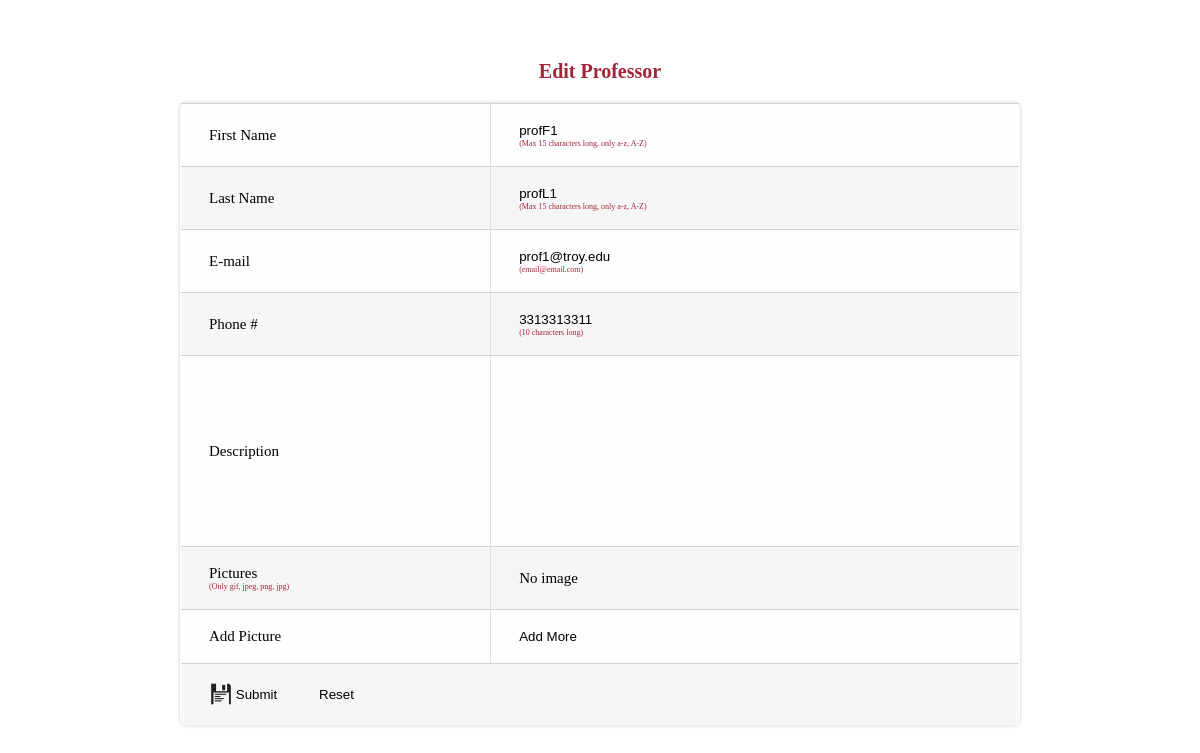
Screenshot of /admin/editProf.php?id=1 (signed in) with the database file from the repository.
### tables this page shows
CREATE TABLE `troy_professors` (
  `id` int(10) unsigned NOT NULL AUTO_INCREMENT,
  `profFirstName` varchar(55) NOT NULL ,
  `profLastName` varchar(55) NOT NULL,
  `profEmail` varchar(55) NOT NULL,
  `profPhoneNum` varchar(55) NOT NULL,
  `profDesc` varchar(255) NULL,
  PRIMARY KEY (`id`)
);

### lib/mysql.func.php (called while the page is built, shortened)
<?php
function fetchOne($sql,$result_type=MYSQLI_ASSOC){
    $link=mysqli_connect(DB_HOST,DB_USER,DB_PWD,DB_DBNAME) or die("Connect MySQL Fail:".mysqli_errno($link).":".mysqli_errno($link));
    $result=mysqli_query($link,$sql);
    $row=mysqli_fetch_array($result,$result_type);
    return $row;
}
function fetchAll($sql,$result_type=MYSQLI_ASSOC){
    $link=mysqli_connect(DB_HOST,DB_USER,DB_PWD,DB_DBNAME) or die("Connect MySQL Fail:".mysqli_errno($link).":".mysqli_errno($link));
    $result=mysqli_query($link,$sql);
    while(@$row=mysqli_fetch_array($result,$result_type)){
        $rows[]=$row;
    }
    return $rows;
}

### core/professor.inc.php (called while the page is built, shortened)
<?php
function getAllProf(){
    $sql="select * from troy_professors";
    $rows=fetchAll($sql);
    return $rows;
}
function getProfById($id){
    $sql="select p.id,p.profFirstName,p.profLastName,p.profEmail,p.profPhoneNum,p.profDesc,a.id,a.albumPath from troy_professors as p LEFT JOIN troy_album a ON p.id=a.pId WHERE p.id={$id}";
    $row=fetchOne($sql);
    return $row;
}

### lib/image.func.php (called while the page is built, shortened)
<?php
function getAllImgsByProfId($id){
    $sql="select id,albumPath from troy_album where pId={$id}";
    $rows=fetchAll($sql);
    return $rows;
}

### admin/editProf.php (the view, shortened to what this page needs)
<?php
$rows=getAllProf();
$id=$_REQUEST['id'];
$profInfo=getProfById($id);
$profImgs=getAllImgsByProfId($id);
?>
<!DOCTYPE html>
<html lang="en">
<head>
    <link rel="stylesheet" href="css/backstage.css" type="text/css">
</head>
<body>
<form action="doAdminAction.php?act=editProf&id=<?php echo $id;?>" onsubmit="return FormProfCheck()" method="post" enctype="multipart/form-data">
    <table class="table" width="70%" border="1" cellpadding="5" cellspacing="0" bgcolor="#cccccc">
        <caption>Edit Professor</caption>
        <tr>
            <td align="right">First Name</td>
            <td><input type="text" name="profFirstName" value="<?php echo $profInfo['profFirstName'];?>"/><span style="color:#a12638;font-size:8px;"><li>(Max 15 characters long, only a-z, A-Z)</li></span></td>
        </tr>
        <tr>
            <td align="right">Last Name</td>
            <td><input type="text" name="profLastName" value="<?php echo $profInfo['profLastName'];?>"/><span style="color:#a12638;font-size:8px;"><li>(Max 15 characters long, only a-z, A-Z)</li></span></td>
        </tr>
        <tr>
            <td align="right">E-mail</td>
            <td><input type="email" name="profEmail" value="<?php echo $profInfo['profEmail'];?>"/><span style="color:#a12638;font-size:8px;"><li>(email@email.com)</li></span></td>
        </tr>
        <tr>
            <td align="right">Phone #</td>
            <td><input type="number" name="profPhoneNum" value="<?php echo $profInfo['profPhoneNum'];?>"/><span style="color:#a12638;font-size:8px;"><li>(10 characters long)</li></span></td>
        </tr>
        <tr>
            <td align="right">Description</td>
            <td>
                <textarea name="profDesc" id="editor_id" style="width:100%;height:150px;"><?php echo $profInfo['profDesc'];?></textarea>
            </td>
        </tr>
        <tr>
            <td align="right">Pictures<span style="color:#a12638;font-size:8px;"><li>(Only gif, jpeg, png, jpg)</li></span></td>
            <td>
                <?php
                if($profImgs&&is_array($profImgs)){?>
                    <?php foreach($profImgs as $img):?>
                        <img width="100" height="100" src="uploads/<?php echo $img['albumPath'];?>" alt=""/><input type="button" value="Delete" class="btn" onclick="delImg(<?php echo $id;?>,<?php echo $img['id']; ?>)">
                    <?php endforeach;?>
                <?php }else{echo "No image";};?>
            </td>
        </tr>
        <tr>
            <td align="right">Add Picture</td>
            <td id="files">
                <input type="button" value="Add More" onclick="AddMorePic()">
            </td>
        </tr>
        <tr>
            <td colspan="2"><input type="submit" class="sub24x24"  value="Submit"/><input type="reset" class="res24x24"  value="Reset"/></td>
        </tr>
    </table>
</form>
</body>
</html>

### admin/css/backstage.css (style rules this page uses)
* { margin: 0;padding: 0; }
li { list-style: none; }
input,select,textarea { outline: none;border: none; background: none; }
textarea { resize: none; }
.sub24x24 { background: url(../img/icon/submitBtn24x24.png) no-repeat left center;padding-left:25px;width: 70px;height: 24px; }
.res24x24 { background: url(../img/icon/resetBtn24x24.png) no-repeat left center;padding-left:25px;width: 70px;height: 24px;margin-left: 10px }
table { overflow:hidden;font-size: 15px;font-family: "微软雅黑";border:1px solid #d3d3d3;background:#fefefe;border-collapse:collapse;width:70%;margin:5% auto;border-radius:5px;-webkit-border-radius:5px;-moz-border-radius:5px;-ms-border-radius:5px;box-shadow: 0 0 4px rgba(0, 0, 0, 0.2);-webkit-box-shadow: 0 0 4px rgba(0, 0, 0, 0.2);-moz-box-shadow: 0 0 4px rgba(0, 0, 0, 0.2);-ms-box-shadow: 0 0 4px rgba(0, 0, 0, 0.2); }
.table caption { color: #a12638;padding-bottom: 20px;font-size: 20px;font-family: "微软雅黑";font-weight: bold }
.table th, .table td { padding:18px 28px 18px; text-align:left; }
.table td { border-right:1px solid #e0e0e0; }
.table tr:nth-child(even) { background:#f6f6f6; }

### rows the page displays
troy_professors: profFirstName "profF1", profLastName "profL1", profEmail "prof1@troy.edu", profPhoneNum "3313313311"
